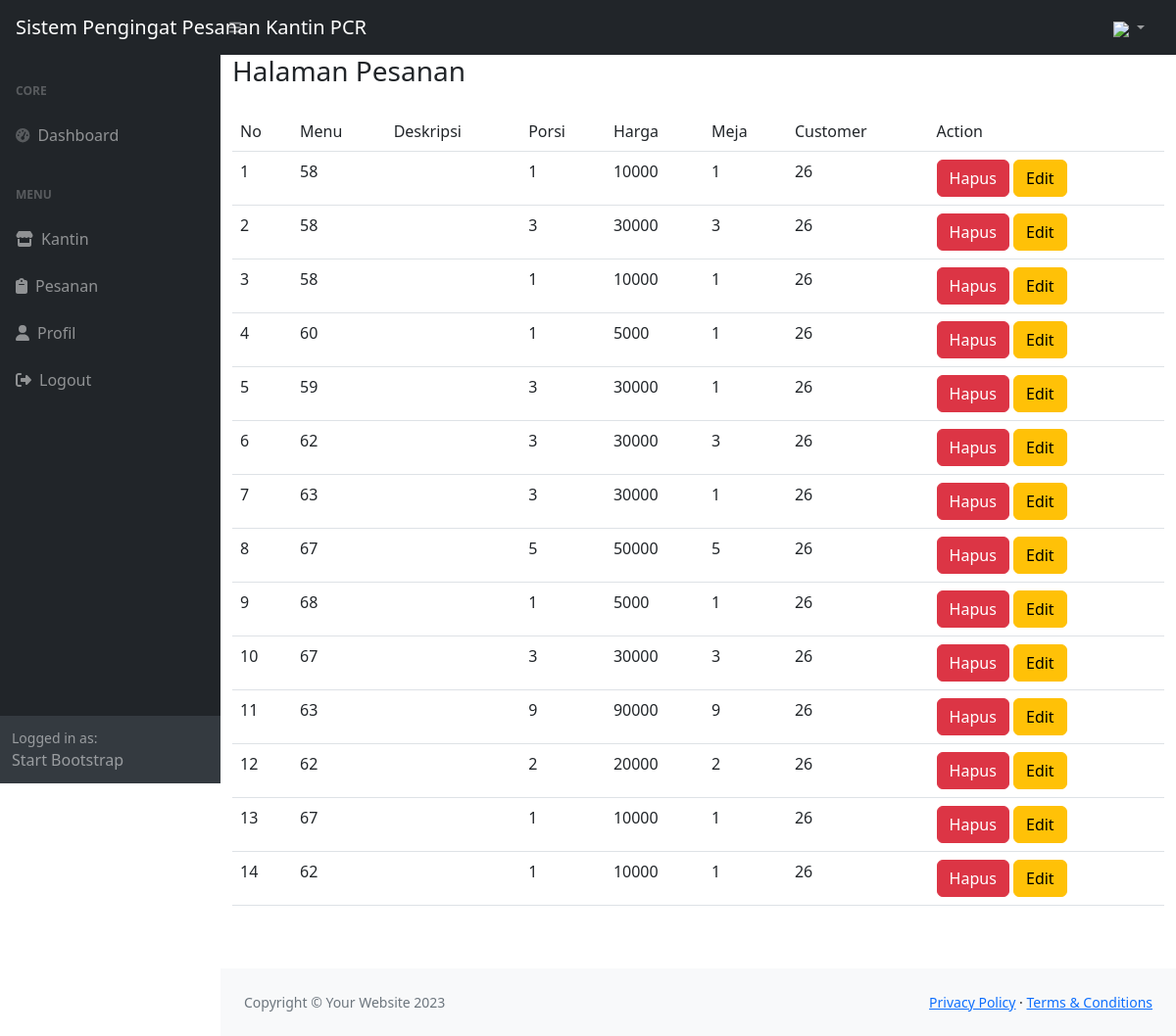
Before: /index.php/pesanan with the older database file.
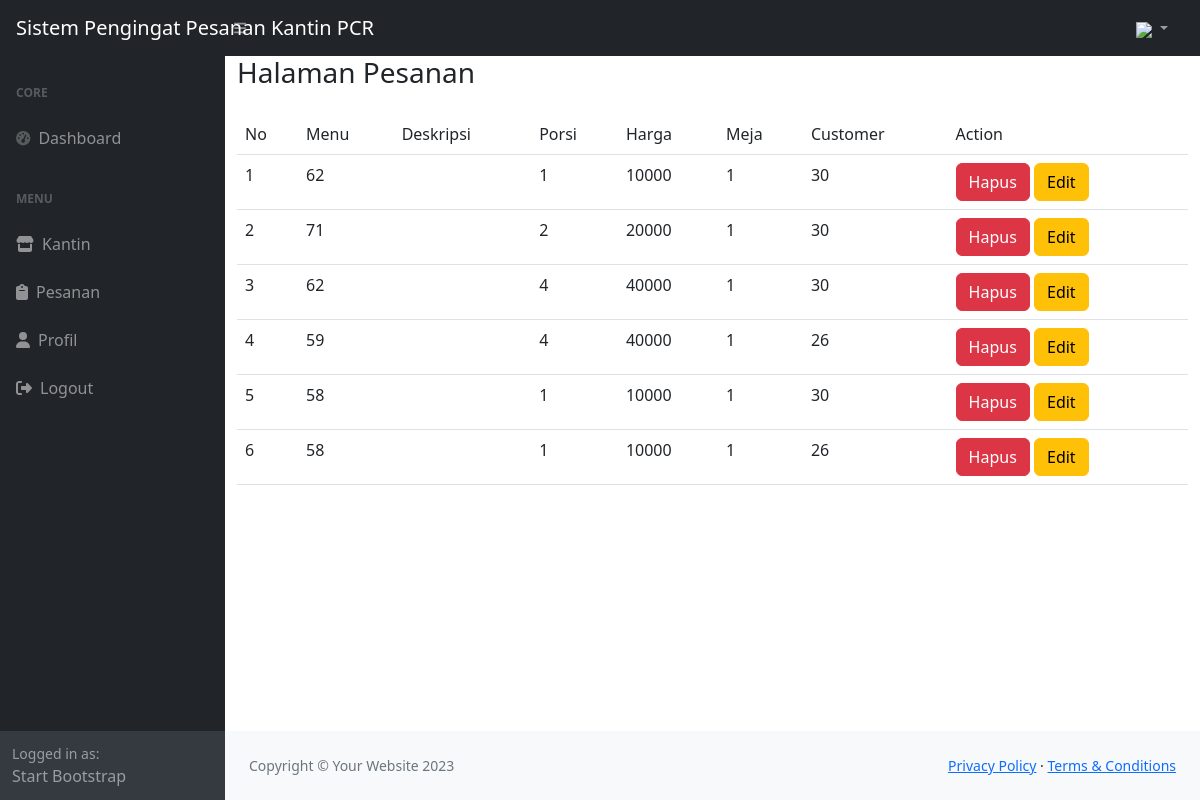
After: the same page with the newer database file.
### tables this page shows
CREATE TABLE `pesanan` (
  `id` int(10) NOT NULL,
  `menu` int(10) NOT NULL,
  `deskripsi` varchar(255) NOT NULL,
  `porsi` int(10) NOT NULL,
  `harga` int(10) NOT NULL,
  `meja` varchar(10) NOT NULL,
  `customer` int(10) NOT NULL,
  `status` varchar(255) NOT NULL,
  `date_created` timestamp NOT NULL DEFAULT current_timestamp() ON UPDATE current_timestamp(),
  `estimasi` int(10) NOT NULL
);

### application/controllers/Pesanan.php (called while the page is built, shortened)
<?php
class Pesanan extends CI_Controller
{
    public function __construct()
    {
        $this->load->model('Pesanan_model');
        $this->load->model('User_model');
        $this->load->model('Menu_model');
    }
    public function index()
    {
        $data['judul'] = "Halaman Pesanan";
        $data['user'] = $this->db->get_where('user', ['email' => $this->session->userdata('email')])->row_array();
        $data['pesanan'] = $this->Pesanan_model->get();
        $this->load->view("layout/header", $data);
        $this->load->view("pesanan/vw_pesanan", $data);
        $this->load->view("layout/footer");
    }
}

### index.php (called while the page is built, shortened)
<?php
require_once BASEPATH.'core/CodeIgniter.php';

### application/models/Pesanan_model.php (called while the page is built, shortened)
<?php
class Pesanan_model extends CI_Model
{
    public $table = 'pesanan';
    public function get()
    {
        $this->db->from($this->table);
        $query = $this->db->get();
        return $query->result_array();
    }
}

### application/views/pesanan/vw_pesanan.php (the view, shortened to what this page needs)
<main>
    <div class="container-fluid">
        <h1 class="h3 mb-4 text-gray-800">
            <?php echo $judul; ?>
        </h1>
        <div class="row">
            <div class="col-md-12">
                <table class="table">
                    <thead>
                        <tr>
                            <td>No</td>
                            <td>Menu</td>
                            <td>Deskripsi</td>
                            <td>Porsi</td>
                            <td>Harga</td>
                            <td>Meja</td>
                            <td>Customer</td>
                            <td>Action</td>
                        </tr>
                    </thead>
                    <tbody>
                        <?php $i = 1; ?>
                        <?php if ($pesanan) : ?>
                            <?php foreach ($pesanan as $us) : ?>
                                <tr>
                                    <td><?= $i; ?></td>
                                    <td><?= $us['menu']; ?></td>
                                    <td><?= $us['deskripsi']; ?></td>
                                    <td><?= $us['porsi']; ?></td>
                                    <td><?= $us['harga']; ?></td>
                                    <td><?= $us['meja']; ?></td>
                                    <td><?= $us['customer']; ?></td>
                                    <td>
                                        <a href="<?= base_url('index.php/Kantin/hapus/') . $us['id']; ?>" class="btn btn-danger">Hapus</a>
                                        <a href="<?= base_url('index.php/Kantin/edit/') . $us['id']; ?>" class="btn btn-warning">Edit</a>
                                    </td>
                                </tr>
                                <?php $i++; ?>
                            <?php endforeach; ?>
                        <?php else : ?>
                            <tr>
                                <td colspan="8">No records found.</td>
                            </tr>
                        <?php endif; ?>
                    </tbody>
                </table>
            </div>
        </div>
    </div>
</main>

### application/views/layout/header.php (shortened to what this page needs)
<!DOCTYPE html>
<html lang="en">
<head>
    <link href="https://cdn.jsdelivr.net/npm/simple-datatables@7.1.2/dist/style.min.css" rel="stylesheet" />
    <link href="<?= base_url('assets/') ?>css/styles.css" rel="stylesheet" />
</head>
<body class="sb-nav-fixed">
    <nav class="sb-topnav navbar navbar-expand navbar-dark bg-dark">
        <a class="navbar-brand ps-3" href="">Sistem Pengingat Pesanan Kantin PCR</a>
        <button class="btn btn-link btn-sm order-1 order-lg-0 me-4 me-lg-0" id="sidebarToggle" href="#!"><i class="fas fa-bars"></i></button>
        <ul class="navbar-nav ms-auto ms-md-0 me-3 me-lg-4">
            <li class="nav-item dropdown">
                <a class="nav-link dropdown-toggle" id="navbarDropdown" href="#" role="button" data-bs-toggle="dropdown" aria-expanded="false">
                    <img class="img-profile" style="width: 20px;" src="<?= base_url('assets/assets/img/profile/') . $user['gambar']; ?>">
                </a>
            </li>
        </ul>
    </nav>
    <div id="layoutSidenav">
        <div id="layoutSidenav_nav">
            <nav class="sb-sidenav accordion sb-sidenav-dark" id="sidenavAccordion">
                <div class="sb-sidenav-menu">
                    <div class="nav">
                        <div class="sb-sidenav-menu-heading">Core</div>
                        <a class="nav-link" href="">
                            <div class="sb-nav-link-icon"><i class="fas fa-tachometer-alt"></i></div>
                            Dashboard
                        </a>
                        <div class="sb-sidenav-menu-heading">Menu</div>
                        <?php
                        if ($user['role'] == 'Admin') { ?>
                            <li class="nav-item">
                                <a class="nav-link collapsed" href="<?= site_url('Kantin/') ?>">
                                    <i class="fa-solid fa-store"></i>
                                    <span class="ms-2">Kantin</span>
                                </a>
                            </li>
                            <li class="nav-item">
                                <a class="nav-link collapsed" href="<?= site_url('Auth/logout/') ?>">
                                    <i class="fa-solid fa-right-from-bracket"></i>
                                    <span class="ms-2">Logout</span>
                                </a>
                            </li>
                        <?php } else {
                            ?>
                            <li class="nav-item">
                                <a class="nav-link collapsed" href="<?= site_url('Customer/') ?>">
                                    <i class="fa-solid fa-store"></i>
                                    <span class="ms-2">Kantin</span>
                                </a>
                            </li>
                            <li class="nav-item">
                                <a class="nav-link collapsed" href="<?= site_url('Customer/pesanan/')?>">
                                    <i class="fa-solid fa-clipboard"></i>
                                    <span class="ms-2">Pesanan</span>
                                </a>
                            </li>
                            <li class="nav-item">
                                <a class="nav-link collapsed" href="<?= site_url('Customer/profil') ?>">
                                    <i class="fa-solid fa-user"></i>
                                    <span class="ms-2">Profil</span>
                                </a>
                            </li>
                            <li class="nav-item">
                                <a class="nav-link collapsed" href="<?= site_url('Auth/logout/') ?>">
                                    <i class="fa-solid fa-right-from-bracket"></i>
                                    <span class="ms-2">Logout</span>
                                </a>
                            </li>
                        <?php }
                        ?>
                    </div>
                </div>
                <div class="sb-sidenav-footer">
                    <div class="small">Logged in as:</div>
                    Start Bootstrap
                </div>
            </nav>
        </div>
        <div id="layoutSidenav_content">

### application/views/layout/footer.php (shortened to what this page needs)
<br>
<br>
<footer class="py-4 bg-light mt-auto">
    <div class="container-fluid px-4">
        <div class="d-flex align-items-center justify-content-between small">
            <div class="text-muted">Copyright &copy; Your Website 2023</div>
            <div>
                <a href="#">Privacy Policy</a>
                &middot;
                <a href="#">Terms &amp; Conditions</a>
            </div>
        </div>
    </div>
</footer>
</div>
</div>
</body>
</html>

Changed rows visible on the page:
removed pesanan: menu "58", porsi "3", harga "30000", meja "3", customer "26"
removed pesanan: menu "58", porsi "1", harga "10000", meja "1", customer "26"
removed pesanan: menu "60", porsi "1", harga "5000", meja "1", customer "26"
removed pesanan: menu "59", porsi "3", harga "30000", meja "1", customer "26"
removed pesanan: menu "62", porsi "3", harga "30000", meja "3", customer "26"
removed pesanan: menu "63", porsi "3", harga "30000", meja "1", customer "26"
removed pesanan: menu "67", porsi "5", harga "50000", meja "5", customer "26"
removed pesanan: menu "68", porsi "1", harga "5000", meja "1", customer "26"
removed pesanan: menu "67", porsi "3", harga "30000", meja "3", customer "26"
removed pesanan: menu "63", porsi "9", harga "90000", meja "9", customer "26"
removed pesanan: menu "62", porsi "2", harga "20000", meja "2", customer "26"
removed pesanan: menu "67", porsi "1", harga "10000", meja "1", customer "26"
removed pesanan: menu "62", porsi "1", harga "10000", meja "1", customer "26"
added pesanan: menu "62", porsi "1", harga "10000", meja "1", customer "30"
added pesanan: menu "71", porsi "2", harga "20000", meja "1", customer "30"
added pesanan: menu "62", porsi "4", harga "40000", meja "1", customer "30"
added pesanan: menu "59", porsi "4", harga "40000", meja "1", customer "26"
added pesanan: menu "58", porsi "1", harga "10000", meja "1", customer "30"
